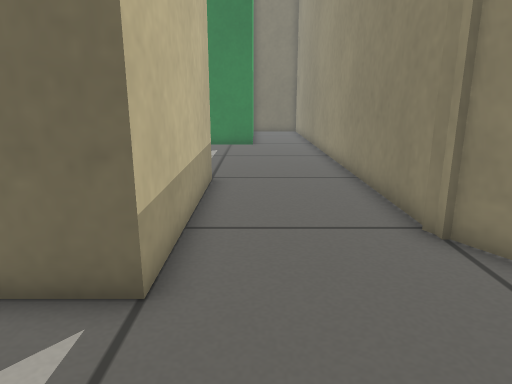
[1] (above)

14 first-person views from a walk through a world built for the Gazebo simulator. The camera is 0.5 m above the floor, tilts 14° down and sees 70° across. The floor is counted in squares, 0.2 m on a side. Each view is taken from the middle of a square. On the plan, view 1 faces up. The plan holds only what a view shows up to about 20 squares ahead; the rest is blank.

[2]
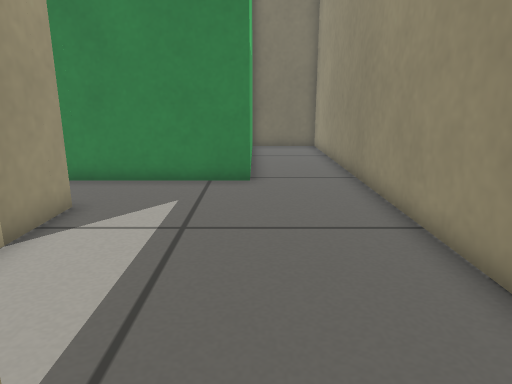

[3]
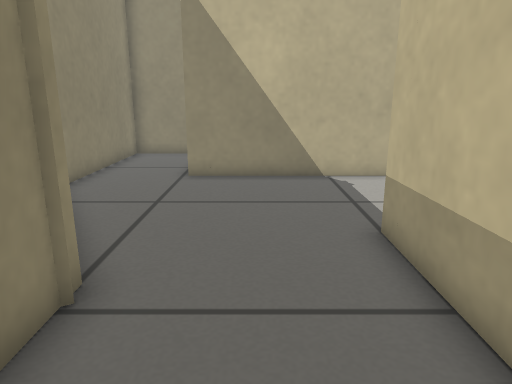

[4]
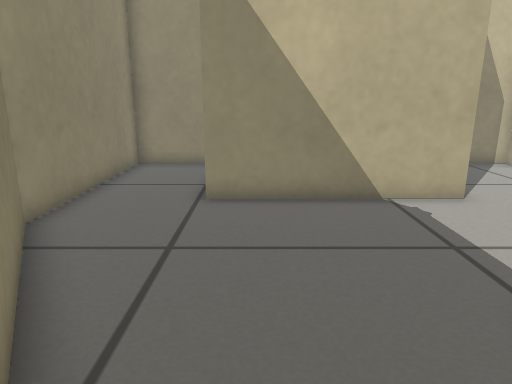

[5]
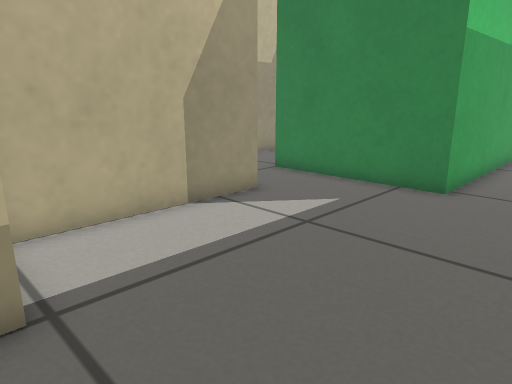

[6]
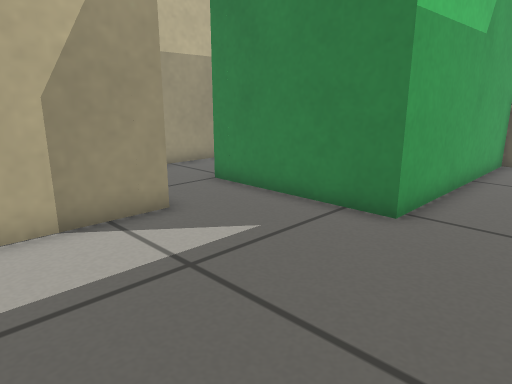

[7]
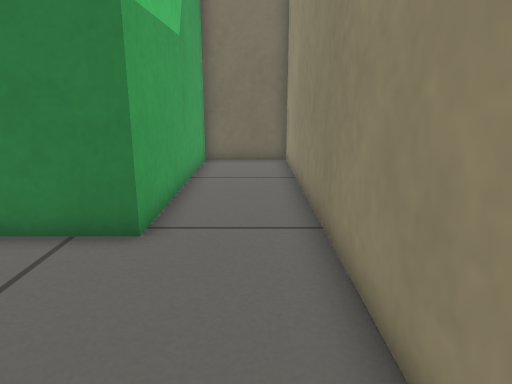

[8]
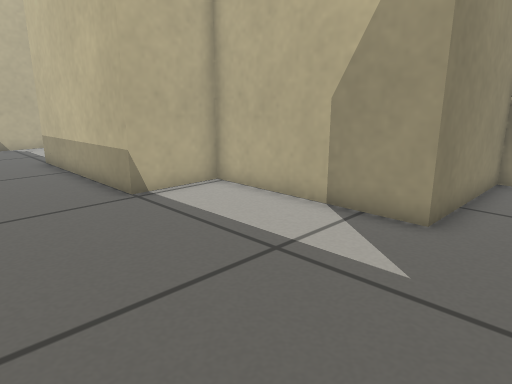

[9]
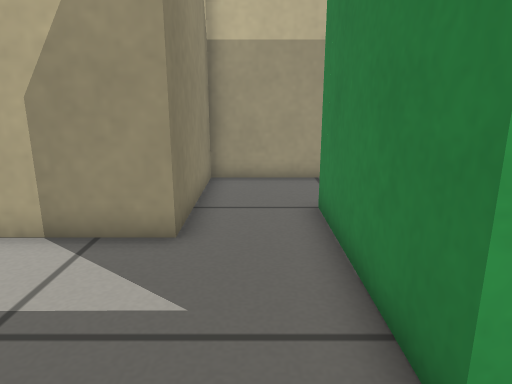

[10]
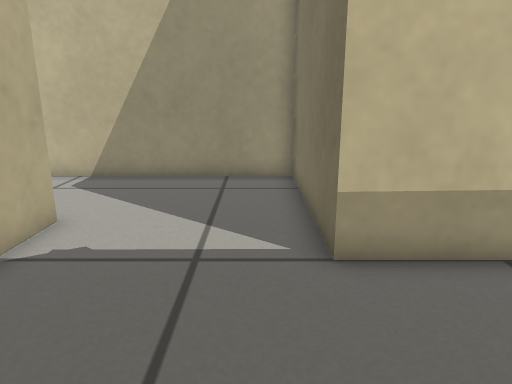

[11]
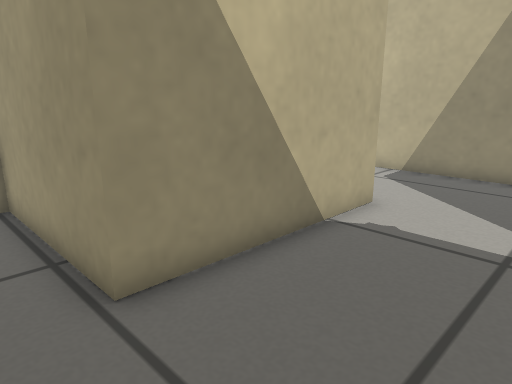

[12]
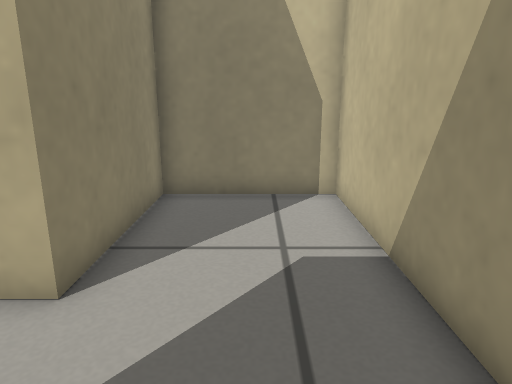

[13]
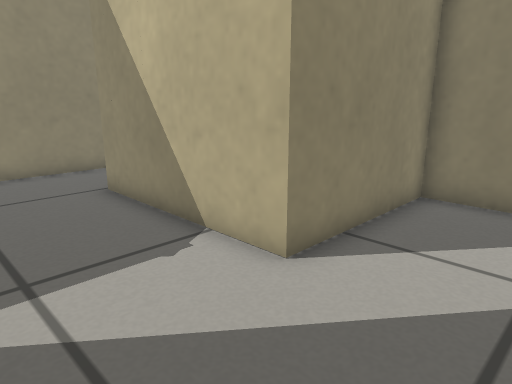

[14]
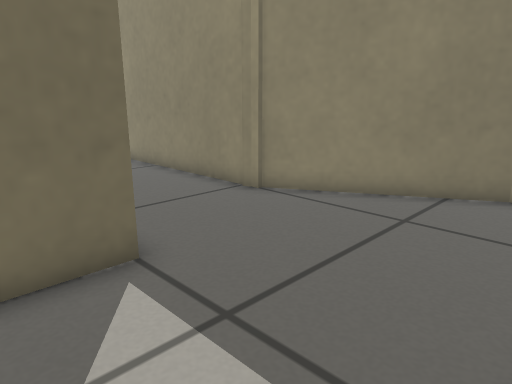

### Floor plan
Points are (right, up) in squares from view 1. A wall is a line through its corners. A room is listed if a view was taken in it or the views show most of it. See-through windows are left out.
Room 1 (views 1, 2, 3, 4, 5, 6, 7, 8, 9, 10, 11)
walls: (3.4, 6.3) (3.3, 30.7) (-0.2, 30.7) (-0.2, 21.5) (-4.6, 21.5); (-4.4, 18.5) (-4.4, 11.8) (-1.4, 11.8) (-1.4, 4.2); (-1.4, -1.2) (3.3, -1.2) (3.3, -6.8) (6.8, -6.8) (6.8, 0.8) (3.6, 6.4)
ways out: opening at (-2.5, 1.5) to room 2; opening at (-5.5, 20)
Room 2 (views 12, 13, 14)
walls: (-1.4, 4.2) (-8.2, 4.2) (-8.2, -6.8) (-3.4, -6.8) (-3.4, -1.2) (-1.4, -1.2)
ways out: opening at (-2.5, 1.5) to room 1

Where each view was taken, in squares from view 1:
view 1: 0 up, 0 right, facing up
view 2: 10 up, 0 right, facing up
view 3: 11 up, 1 right, facing down
view 4: 8 up, 2 right, facing down
view 5: 11 up, 3 right, facing up-left
view 6: 14 up, 3 right, facing up-left
view 7: 15 up, 2 right, facing up
view 8: 21 up, 3 right, facing down-left
view 9: 20 up, 2 right, facing left
view 10: 3 up, 4 right, facing left
view 11: 3 up, 5 right, facing down-left
view 12: 3 up, 6 left, facing down
view 13: 3 up, 7 left, facing down-right
view 14: 1 down, 4 left, facing up-right
